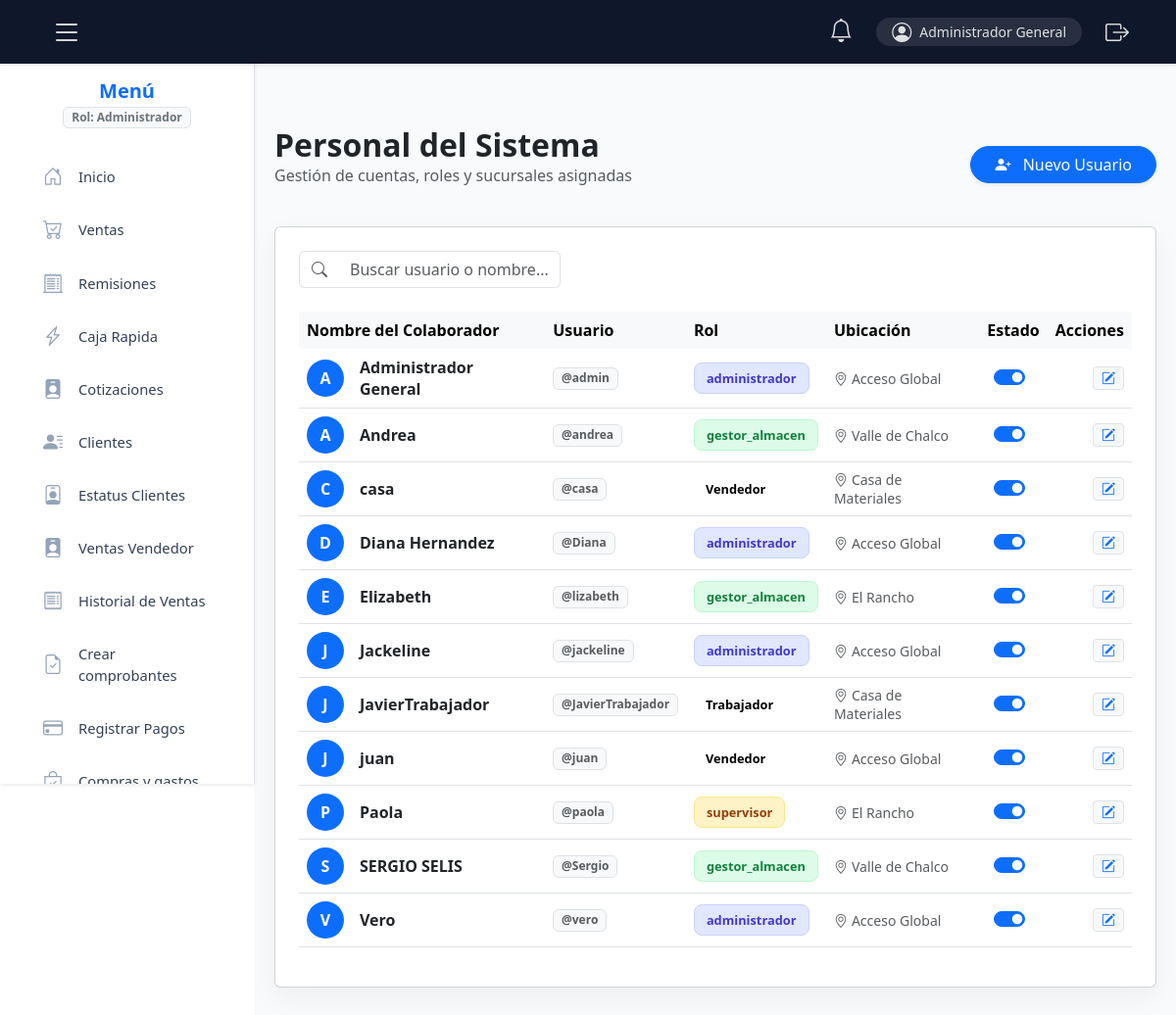
The page /app/controllers/usuariosController.php (signed in) on the database its author committed.
### tables this page shows
CREATE TABLE `usuarios` (
  `id` int(11) NOT NULL,
  `username` varchar(50) NOT NULL,
  `nombre` varchar(100) NOT NULL,
  `password` varchar(255) NOT NULL,
  `rol_id` int(11) NOT NULL,
  `almacen_id` int(11) DEFAULT NULL,
  `activo` tinyint(1) DEFAULT 1,
  `fecha_creacion` timestamp NOT NULL DEFAULT current_timestamp()
);

CREATE TABLE `roles` (
  `id` int(11) NOT NULL,
  `nombre` varchar(50) NOT NULL
);

### app/controllers/usuariosController.php (called while the page is built, shortened)
<?php
require_once __DIR__ . '/../controllers/LayoutController.php';
require_once __DIR__ . '/../models/usuariosModel.php';
$modelo = new UsuarioModel($conexion);
$usuarios = $modelo->listarUsuarios();
include __DIR__ . '/../views/usuarios_view.php';

### app/models/usuariosModel.php (called while the page is built, shortened)
<?php
class UsuarioModel {
    private $db;
    public function __construct($conexion) {
        $this->db = $conexion;
    }public function listarUsuarios($id = 0) {
    $sql = "SELECT u.id, u.nombre, u.username, u.rol_id, u.almacen_id, u.activo,
                   r.nombre AS rol_nombre, IFNULL(a.nombre, 'Acceso Global') AS almacen_nombre
            FROM usuarios u
            LEFT JOIN roles r ON u.rol_id = r.id
            LEFT JOIN almacenes a ON u.almacen_id = a.id
            WHERE 1=1";
    $params = [];
    $types = "";
    $sql .= " ORDER BY u.nombre ASC";
    $data = [];
    if ($id > 0) {
        $stmt = $this->db->prepare($sql);
        $stmt->bind_param($types, ...$params);
        $stmt->execute();
        $res = $stmt->get_result();
    } else {
        $res = $this->db->query($sql);
    }
    if ($res) {
        while ($row = $res->fetch_assoc()) {
            $data[] = $row;
        }
    }
    return $data;
}
}

### app/views/usuarios_view.php (the view, shortened to what this page needs)
<html lang="es">
<head>
    <link href="https://cdn.jsdelivr.net/npm/bootstrap@5.3.3/dist/css/bootstrap.min.css" rel="stylesheet">
    <link href="https://cdn.jsdelivr.net/npm/bootstrap-icons/font/bootstrap-icons.css" rel="stylesheet">
    <?php if (function_exists('cargarEstilos')) { cargarEstilos(); } ?>
</head>
<body>
    <?php if (function_exists('cargarEstilos')) { cargarEstilos(); } ?>
    <main class="main-content">
        <div class="d-flex justify-content-between align-items-center mb-4">
            <div>
                <h2 class="fw-bold m-0 text-dark">Personal del Sistema</h2>
                <p class="text-muted">Gestión de cuentas, roles y sucursales asignadas</p>
            </div>
            <button class="btn btn-primary rounded-pill px-4 shadow-sm" onclick="nuevoUsuario()">
                <i class="bi bi-person-plus-fill me-2"></i> Nuevo Usuario
            </button>
        </div>
        <div class="card card-table p-4">
            <div class="row mb-4">
                <div class="col-md-4">
                    <div class="input-group">
                        <span class="input-group-text bg-transparent border-end-0"><i class="bi bi-search text-muted"></i></span>
                        <input type="text" id="busquedaReal" class="form-control border-start-0" placeholder="Buscar usuario o nombre...">
                    </div>
                </div>
            </div>
            <div class="table-responsive">
                <table class="table table-hover align-middle">
                    <thead class="table-light">
                        <tr>
                            <th class="border-0">Nombre del Colaborador</th>
                            <th class="border-0">Usuario</th>
                            <th class="border-0">Rol</th>
                            <th class="border-0">Ubicación</th>
                            <th class="border-0 text-center">Estado</th>
                            <th class="border-0 text-end">Acciones</th>
                        </tr>
                    </thead>
                    <tbody id="listaUsuarios">
                        <?php if (empty($usuarios)): ?>
                            <tr><td colspan="6" class="text-center py-4">No hay usuarios registrados</td></tr>
                        <?php else: ?>
                            <?php foreach ($usuarios as $u): ?>
                            <tr class="user-row">
                                <td>
                                    <div class="d-flex align-items-center">
                                        <div class="avatar-circle me-3 bg-primary text-white d-flex align-items-center justify-content-center rounded-circle" style="width: 38px; height: 38px;">
                                            <?= strtoupper(substr($u['nombre'], 0, 1)) ?>
                                        </div>
                                        <span class="fw-bold text-dark"><?= htmlspecialchars($u['nombre']) ?></span>
                                    </div>
                                </td>
                                <td><span class="badge bg-light text-muted border">@<?= htmlspecialchars($u['username']) ?></span></td>
                                <td>
                                    <span class="badge-role role-<?= $u['rol_id'] ?>">
                                        <?= htmlspecialchars($u['rol_nombre']) ?>
                                    </span>
                                </td>
                                <td>
                                    <small class="text-muted"><i class="bi bi-geo-alt me-1"></i><?= htmlspecialchars($u['almacen_nombre']) ?></small>
                                </td>
                                <td class="text-center">
                                    <div class="form-check form-switch d-inline-block">
                                        <input class="form-check-input" type="checkbox" role="switch" <?= $u['activo'] == 1 ? 'checked' : '' ?> onchange="eliminarUsuario(<?= $u['id'] ?>)">
                                    </div>
                                </td>
                                <td class="text-end">
                                    <button class="btn btn-sm btn-light border" onclick="editarUsuario(<?= htmlspecialchars(json_encode($u)) ?>)">
                                        <i class="bi bi-pencil-square text-primary"></i>
                                    </button>
                                </td>
                            </tr>
                            <?php endforeach; ?>
                        <?php endif; ?>
                    </tbody>
                </table>
            </div>
        </div>
    </main>
</body>
</html>

### css/layout.css (style rules this page uses)
:root { --nav-height: 65px; --sidebar-width: 260px; --negro-delicado: #334155; --azul-clarito-bg: #eff6ff; --azul-enlace-active: #2563eb; --borde-suave: #e2e8f0; --navbar-dark: #0f172a; }
.main-content { margin-left: var(--sidebar-width); padding-top: calc(var(--nav-height) + 20px); padding-left: 20px; padding-right: 20px; transition: all .3s ease; min-height: 100vh; background-color: #f8fafc; }

### app/views/usuarios_view.php (style rules this page uses)
:root { --sidebar-width: 260px; --navbar-height: 20px; }
body { background-color: #f4f7f6; font-family: 'Inter', sans-serif; }
.main-content { margin-left: var(--sidebar-width); padding: 40px; margin-top: var(--navbar-height); transition: all 0.3s; }
.card-table { border: none; border-radius: 15px; box-shadow: 0 10px 30px rgba(0,0,0,0.05); background: white; }
.badge-role { padding: 6px 12px; border-radius: 8px; font-weight: 600; font-size: 0.8rem; display: inline-block; }
.role-1 { background: #e0e7ff; color: #4338ca; border: 1px solid #c7d2fe; }
.role-2 { background: #dcfce7; color: #15803d; border: 1px solid #bbf7d0; }
.role-3 { background: #fef3c7; color: #92400e; border: 1px solid #fde68a; }
.avatar-circle { font-weight: bold; text-transform: uppercase; flex-shrink: 0; }

### rows shown on the page
usuarios: nombre "A", nombre "Administrador General", username "admin", rol.nombre "administrador", almacen_nombre "Acceso Global", activo "☑"
usuarios: nombre "A", nombre "Andrea", username "andrea", rol.nombre "gestor_almacen", almacen_nombre "Valle de Chalco", activo "☑"
usuarios: nombre "C", nombre "casa", username "casa", rol.nombre "Vendedor", almacen_nombre "Casa de Materiales", activo "☑"
usuarios: nombre "D", nombre "Diana Hernandez", username "Diana", rol.nombre "administrador", almacen_nombre "Acceso Global", activo "☑"
usuarios: nombre "E", nombre "Elizabeth", username "lizabeth", rol.nombre "gestor_almacen", almacen_nombre "El Rancho", activo "☑"
usuarios: nombre "J", nombre "Jackeline", username "jackeline", rol.nombre "administrador", almacen_nombre "Acceso Global", activo "☑"
usuarios: nombre "J", nombre "JavierTrabajador", username "JavierTrabajador", rol.nombre "Trabajador", almacen_nombre "Casa de Materiales", activo "☑"
usuarios: nombre "J", nombre "juan", username "juan", rol.nombre "Vendedor", almacen_nombre "Acceso Global", activo "☑"
usuarios: nombre "P", nombre "Paola", username "paola", rol.nombre "supervisor", almacen_nombre "El Rancho", activo "☑"
usuarios: nombre "S", nombre "SERGIO SELIS", username "Sergio", rol.nombre "gestor_almacen", almacen_nombre "Valle de Chalco", activo "☑"
usuarios: nombre "V", nombre "Vero", username "vero", rol.nombre "administrador", almacen_nombre "Acceso Global", activo "☑"

### other values the page prints
$_SESSION['nombre'] "Administrador General"
$_SESSION['rol'] "Administrador"
$m['label'] "Inicio"
$m['label'] "Ventas"
$m['label'] "Remisiones"
$m['label'] "Caja Rapida"
$m['label'] "Cotizaciones"
$m['label'] "Clientes"
$m['label'] "Estatus Clientes"
$m['label'] "Ventas Vendedor"
$m['label'] "Historial de Ventas"
$m['label'] "Crear comprobantes"
$m['label'] "Registrar Pagos"
